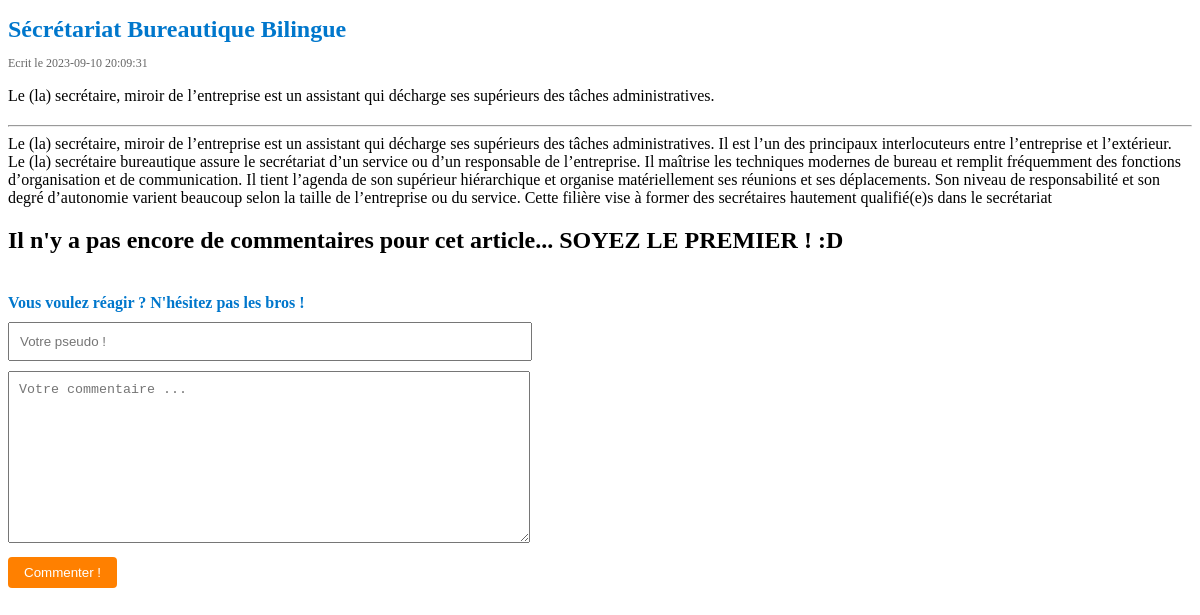
/article?id=153, run on the app's committed database.
### tables this page shows
CREATE TABLE `articles` (
  `id` int(11) NOT NULL,
  `aimage` varchar(1000) DEFAULT NULL,
  `title` varchar(255) NOT NULL,
  `slug` varchar(255) NOT NULL,
  `introduction` text NOT NULL,
  `content` text NOT NULL,
  `created_at` datetime NOT NULL
);

### article.php (called while the page is built, shortened)
<?php
$article_id = filter_input(INPUT_GET, 'id', FILTER_VALIDATE_INT);
$pdo = new PDO('mysql:host=localhost;dbname=blogpoo;charset=utf8', 'root', '', [
    PDO::ATTR_ERRMODE => PDO::ERRMODE_EXCEPTION,
    PDO::ATTR_DEFAULT_FETCH_MODE => PDO::FETCH_ASSOC
]);
$query = $pdo->prepare("SELECT * FROM articles WHERE id = :article_id");
$query->execute(['article_id' => $article_id]);
$article = $query->fetch();
$query = $pdo->prepare("SELECT * FROM comments WHERE article_id = :article_id");
$query->execute(['article_id' => $article_id]);
$commentaires = $query->fetchAll();
require('templates/articles/show_html.php');
require('templates/layout_html.php');

### templates/articles/show_html.php (the view, shortened to what this page needs)
<h1 class="article-title"><?= $article['title'] ?></h1>
<small class="article-date">Ecrit le <?= $article['created_at'] ?></small>
<p class="article-introduction"><?= $article['introduction'] ?></p>
<hr class="article-divider">
<?= $article['content'] ?>
<?php if (count($commentaires) === 0) : ?>
  <h2 class="comment-heading">Il n'y a pas encore de commentaires pour cet article... SOYEZ LE PREMIER ! :D</h2>
<?php endif ?>
<form action="save-comment" method="POST" class="comment-form">
  <h3 class="comment-form-heading">Vous voulez réagir ? N'hésitez pas les bros !</h3>
  <input type="text" name="author" placeholder="Votre pseudo !" class="comment-form-author">
  <textarea name="content" cols="30" rows="10" placeholder="Votre commentaire ..." class="comment-form-content"></textarea>
  <button class="comment-form-submit">Commenter !</button>
</form>

### templates/layout_html.php (style rules this page uses)
.article-title { font-size: 24px; color: #0077CC; margin-bottom: 10px; }
.article-date { font-size: 12px; color: #666; }
.article-introduction { margin-bottom: 20px; }
.comment-form { margin-top: 40px; }
.comment-form h3 { font-size: 16px; color: #0077CC; margin-bottom: 10px; }
.comment-form input[type="text"], .comment-form textarea { width: 100%; padding: 10px; margin-bottom: 10px; }
.comment-form textarea { resize: vertical; }
.comment-form button { padding: 8px 16px; background-color: #FF8000; color: #FFF; border: none; border-radius: 4px; cursor: pointer; }
form { margin-top: 20px; width: 500px; }
input[type="text"], textarea { width: 100%; padding: 10px; margin-bottom: 10px; }

### data on the page
articles: title "Sécrétariat Bureautique Bilingue", created_at "2023-09-10 20:09:31", introduction "Le (la) secrétaire, miroir de l’entreprise est un assistant qui décharge ses supérieurs des tâches administratives.", content "Le (la) secrétaire, miroir de l’entreprise est un assistant qui décharge ses supérieurs des tâches administratives. Il est l’un des principaux interlocuteurs entre l’entreprise et l’extérieur. Le (la) secrétaire bureautique assure le secrétariat d’un service ou d’un responsable de l’entreprise. Il maîtrise les techniques modernes de bureau et remplit fréquemment des fonctions d’organisation et de communication. Il tient l’agenda de son supérieur hiérarchique et organise matériellement ses réunions et ses déplacements. Son niveau de responsabilité et son degré d’autonomie varient beaucoup selon la taille de l’entreprise ou du service. Cette filière vise à former des secrétaires hautement…"
